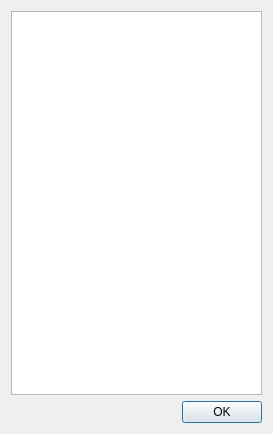
<?xml version="1.0" encoding="UTF-8"?>
<ui version="4.0">
 <class>Dialog</class>
 <widget class="QDialog" name="Dialog">
  <property name="geometry">
   <rect>
    <x>0</x>
    <y>0</y>
    <width>273</width>
    <height>434</height>
   </rect>
  </property>
  <property name="windowTitle">
   <string>Dialog</string>
  </property>
  <layout class="QVBoxLayout" name="verticalLayout">
   <item>
    <widget class="QTextEdit" name="help_text_edit">
     <property name="readOnly">
      <bool>true</bool>
     </property>
    </widget>
   </item>
   <item>
    <widget class="QDialogButtonBox" name="buttonBox">
     <property name="orientation">
      <enum>Qt::Horizontal</enum>
     </property>
     <property name="standardButtons">
      <set>QDialogButtonBox::Ok</set>
     </property>
    </widget>
   </item>
  </layout>
 </widget>
 <resources/>
 <connections>
  <connection>
   <sender>buttonBox</sender>
   <signal>accepted()</signal>
   <receiver>Dialog</receiver>
   <slot>accept()</slot>
   <hints>
    <hint type="sourcelabel">
     <x>248</x>
     <y>254</y>
    </hint>
    <hint type="destinationlabel">
     <x>157</x>
     <y>274</y>
    </hint>
   </hints>
  </connection>
  <connection>
   <sender>buttonBox</sender>
   <signal>rejected()</signal>
   <receiver>Dialog</receiver>
   <slot>reject()</slot>
   <hints>
    <hint type="sourcelabel">
     <x>316</x>
     <y>260</y>
    </hint>
    <hint type="destinationlabel">
     <x>286</x>
     <y>274</y>
    </hint>
   </hints>
  </connection>
 </connections>
</ui>
